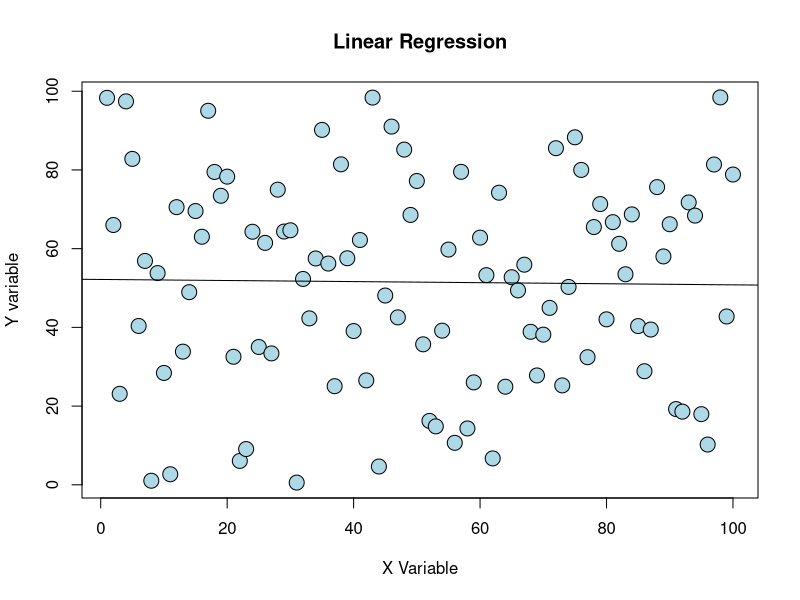
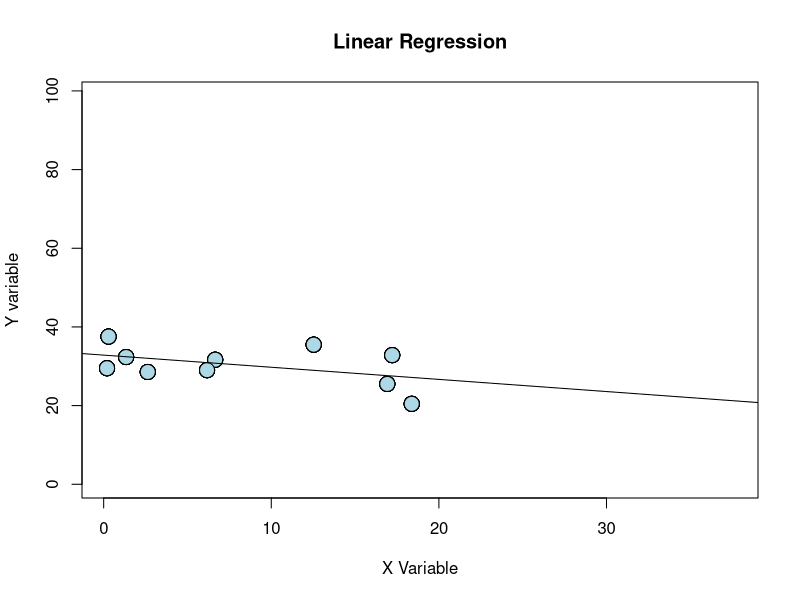

Write the R code that produced these figures, in order. (Note: this script raises an error after producing the figures.)
### Functions for Statistical Analysis - Homework 8
## March 8, 2017
## MWS
par(mfrow=c(1,1))
#################################################################################
# Function: Regression
# Description: Fits a regression line to a scatterplot of x and y values
# input: continuous x & y variables
# output: abline & scatterplot
# ------------------------------------------------------------------------------

linReg <- function(xVar= 1:100,yVar=runif(100,min=0,max=100),
                   dataframe=data.frame(xVar,yVar)){
  linRegMod <- lm(yVar~xVar,data=dataframe)
  linRegOut <- c(slope=summary(linRegMod)$coefficients[2,1],
                 pValue=summary(linRegMod)$coefficients[2,4])
    return(linRegOut)}

linReg()

linRegPlot <-  function(xVar=1:100,yVar=runif(100,min=0,max=100),dataframe=data.frame(xVar,yVar)){
  lrplot <- plot(y=dataframe$yVar,
                       x=dataframe$xVar,
                      cex=2, 
                      pch=21,
                      bg="lightblue",
                      main="Linear Regression",
                      xlab="X Variable", 
                      ylab="Y variable",
                      xlim=range(xVar),
                      ylim=range(yVar))
  linRegMod <- lm(yVar~xVar,data=dataframe)
  abline(linRegMod)
  return(lrplot)
  }

linRegPlot()

# tiny data set
rdat <- data.frame(xVar=runif(10,min=0,max=20),yVar=runif(10,min=20,max=40))
linReg(rdat)
linRegPlot(rdat)


#################################################################################
# Function: Logistic Regression
# Description: 
# input: continuous x variable & categorical y variable
# output: estimate of xvar and p value of xvar
# ------------------------------------------------------------------------------
logReg <- function(xVar=rgamma(n=20,shape=5,scale=5), 
                   yVar=rbinom(n=20,size=1,p=0.5)){
  logRegMod <- glm(yVar~ xVar,
                   family=binomial(link="logit"))
  logRegOut <- c(xVarEst=summary(logRegMod)$coefficients[2,1],
                 pValue=summary(logRegMod)$coefficients[2,4])
   return(logRegOut)}

logReg()

# Log Reg plot
logRegPlot <- function(xVar=rgamma(n=20,shape=5,scale=5), 
                       yVar=rbinom(n=20,size=1,p=0.5),dataframe = data.frame(xVar,yVar)){
lrResults <- glm(yVar ~ xVar, family="binomial"(link="logit"))
LRplot <- plot(dataFrame$xVar, y=dataFrame$yVar,
                   pch=21,
                   bg="tan",
                   cex=1,
                   main="Logistic Regression")
LRplot1 <- curve(predict(lrResults,
              data.frame(xVar=x),
              type="response"),
      add=TRUE,
      lwd=2)
return(LRplot1)}

logRegPlot()

# tiny data set
xVar <- rgamma(n=30,shape=4,scale=4)
yVar <- rbinom(n=30,size=1,p=0.5)
datfram <- data.frame(xVar,yVar)
 
logReg(xVar=xVar,yVar=yVar,dataframe=datfram)

#################################################################################
# Function: ANOVA
# input: categorical x variable and continuous y variable
# output: p value
# ------------------------------------------------------------------------------
analVar <- function(xVar=as.factor(rep(c("A","B","C","D","E"),each=3)),
                    yVar=c(rgamma(10,shape=5,scale=5),rgamma(5,shape=5,scale=10))){
                      df=data.frame(xVar,yVar)
          aovMod <- aov(yVar~xVar,data=df)
          aovOut <- summary(aovMod)[[1]][["Pr(>F)"]][1]
         return(aovOut)}
        
analVar()

analVarPlot <- function(xVar=as.factor(rep(c("A","B","C","D","E"),each=3)),yVar=c(rgamma(15,shape=5,scale=5))){
  df <- data.frame(xVar,yVar)
  aovMod <- aov(yVar~xVar,data=df)
  aovPlot <-  boxplot(yVar~xVar,
                      data=df,
                      col=c("red","yellow","blue","green","purple"),
                    xlab=names(xVar),ylab=names(yVar))
  return(aovPlot)}
  
analVarPlot() 

# tiny data set
xVar1 <- as.factor(rep(c("a","b","c"),each=5))
yVar1 <- c(rgamma(10,shape=5,scale=5),rgamma(5,shape=5,scale=10))
analVar(xVar=xVar1,yVar=yVar1)

#################################################################################
# Function: Contingency Table
# input: discrete independent variable and discrete dependent variable
# output: 
# ------------------------------------------------------------------------------
contTable <- function(x=c(22,40,60),y=c(40,80,45),datamatrix=rbind(x,y)){
  rownames(datamatrix)=c("Cold","Warm")
  colnames(datamatrix)=c("Species1","Species2","Species3")
  contTableMod <- chisq.test(datamatrix)
  contTableOut <- print(chisq.test(datamatrix)[3])
          return(contTableOut)}

contTable()

contPlot <- function(x=c(22,40,60),y=c(40,80,45),datamatrix=rbind(x,y)){
  rownames(datamatrix)=c("Cold","Warm")
  colnames(datamatrix)=c("Species1","Species2","Species3")
  mplot <- mosaicplot(x=datamatrix,col=c("red","blue","yellow"),shade=F)
  return(mplot)}

contPlot()
  